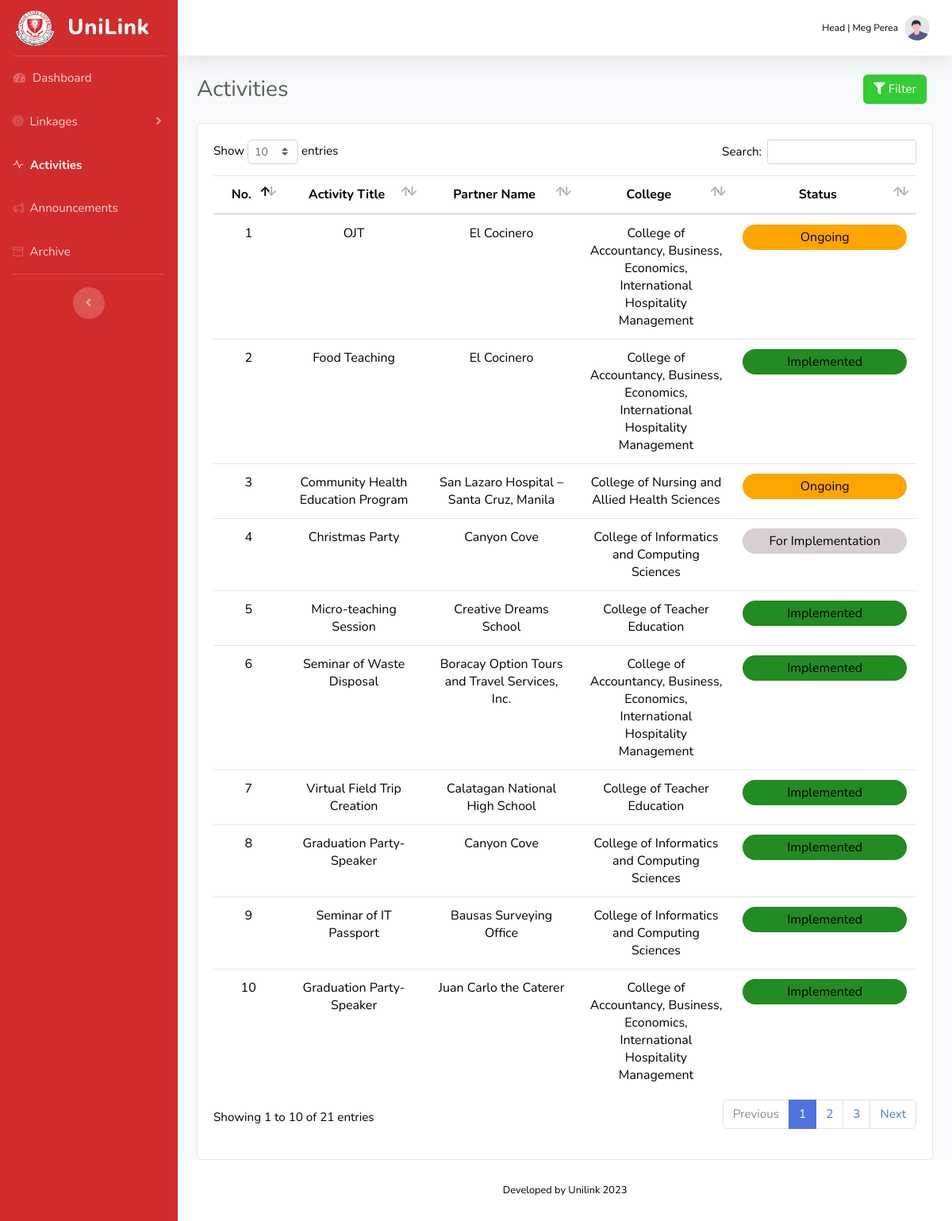
/HEAD/activities.php (signed in), run on the app's committed database.
### tables this page shows
CREATE TABLE `users` (
  `id` int(11) NOT NULL,
  `title` varchar(100) NOT NULL,
  `first_name` varchar(100) NOT NULL,
  `mid_name` varchar(100) NOT NULL,
  `last_name` varchar(100) NOT NULL,
  `sex` varchar(25) NOT NULL,
  `email` varchar(100) NOT NULL,
  `campus` varchar(255) NOT NULL,
  `college_abbrev` varchar(255) NOT NULL,
  `pass` varchar(255) NOT NULL,
  `privelege` varchar(25) NOT NULL,
  `profile_pic` varchar(200) DEFAULT NULL
);

CREATE TABLE `activityform` (
  `id` varchar(255) NOT NULL DEFAULT uuid(),
  `activity_title` varchar(255) DEFAULT NULL,
  `campus` varchar(255) DEFAULT NULL,
  `college` varchar(100) DEFAULT NULL,
  `program` varchar(100) DEFAULT NULL,
  `partner_type` varchar(100) DEFAULT NULL,
  `partner` varchar(100) DEFAULT NULL,
  `start_date` date DEFAULT NULL,
  `end_date` date DEFAULT NULL,
  `rationale` mediumtext DEFAULT NULL,
  `objective` mediumtext DEFAULT NULL,
  `budget` varchar(100) DEFAULT NULL
);

### HEAD/activities.php (the view, shortened to what this page needs)
<html lang="en">
  <head>
    <link href="vendor/fontawesome-free/css/all.min.css" rel="stylesheet" type="text/css">
    <link rel="stylesheet" href="https://cdn.jsdelivr.net/npm/bootstrap-icons@1.11.0/font/bootstrap-icons.css">
    <link href="css/sb-admin-2.min.css" rel="stylesheet">
    <link href="vendor/datatables/dataTables.bootstrap4.min.css" rel="stylesheet">
  </head>
  <body id="page-top">
    <div id="wrapper">
      <ul class="navbar-nav bg-gradient-primary sidebar sidebar-dark accordion" id="accordionSidebar">
        <a class="sidebar-brand d-flex align-items-center justify-content-center" href="index.php">
          <img src="../imgs/BSU.png" width="50" height="45">
          <div class="sidebar-brand-text mx-3">UniLink</div>
        </a>
        <hr class="sidebar-divider my-0">
        <li class="nav-item">
          <a class="nav-link" href="index.php">
            <i class="fas fa-fw fa-tachometer-alt"></i>
            <span>Dashboard</span>
          </a>
        </li>
        <li class="nav-item">
                <a class="nav-link collapsed" href="#" data-toggle="collapse" data-target="#collapseTwo"
                    aria-expanded="true" aria-controls="collapseTwo">
                    <i class="bi bi-bullseye"></i>
                    <span>Linkages</span>
                </a>
        </li>
        <li class="nav-item active">
          <a class="nav-link" href="activities.php">
            <i class="bi bi-activity"></i>
            <span>Activities</span>
          </a>
        </li>
        <li class="nav-item">
          <a class="nav-link" href="announcement_table.php">
            <i class="bi bi-megaphone"></i>
            <span>Announcements</span>
          </a>
        </li>
        <li class="nav-item">
          <a class="nav-link" href="docu_repo.php">
            <i class="bi bi-archive"></i>
            <span>Archive</span>
          </a>
        </li>
        <hr class="sidebar-divider">
        <div class="text-center d-none d-md-inline">
          <button class="rounded-circle border-0" id="sidebarToggle"></button>
        </div>
      </ul>
      <div id="content-wrapper" class="d-flex flex-column">
        <div id="content">
          <nav class="navbar navbar-expand navbar-light bg-white topbar mb-4 static-top shadow">
            <ul class="navbar-nav ml-auto">
              <li class="nav-item dropdown no-arrow">
                <a class="nav-link dropdown-toggle" href="#" id="userDropdown" role="button" data-toggle="dropdown" aria-haspopup="true" aria-expanded="false">
                  <?php
                      $id = $_SESSION['id'];
                      include '../db.php';
                      $sql = "SELECT * FROM `users` WHERE `id` = '$id'";
                      $result = $conn->query($sql);
                      $row = $result->fetch_assoc();
                  ?>
                    <span class="mr-2 d-none d-lg-inline custom-text-black">Head | <?=$row['first_name']." ".$row['last_name']?></span>
                  <img class="img-profile rounded-circle" src="../imgs/<?php if($row['profile_pic'] == '') {echo "#";} else {echo $row['profile_pic'];}?>">
                </a>
              </li>
            </ul>
          </nav>
          <div class="container-fluid">
                    <div class="d-flex justify-content-between align-items-center mb-4">
                        <h3 class="h3 mb-0 text-gray-800">Activities</h3>
                        <div class="d-flex">
                              <?php
                                $sql = "SELECT * FROM `college`";
                              ?>
            <button class="btn btn-primary rounded-fill mr-2" data-toggle="modal" data-target="#filterModal">
             <i class="fas fa-filter"></i> Filter
            </button>
                        </div>
                    </div>
                    <div class="card">
                        <div class="card-body">
                            <div class="table">
                             <table id="activitiesTable" style="width: 100%;" class="display" data-ordering="true" data-paging="true" data-searching="true">
                                <thead style='text-align: center;'>
                                    <tr>
                                        <th >No.</th>
                                        <th style="width: 20%">Activity Title</th>
                                        <th style="width: 22%;">Partner Name</th>
                                        <th style="width: 22%;">College</th>
                                        <th>Status</th>
                                    </tr>
                                </thead>
                                <tbody id="load-table">
                                    <?php
                                    if(isset($_GET['college'])) {
                                      $college = $_GET['college'];
                                      $sql = "SELECT * FROM `activityform` WHERE college = '$college'";
                                    } else {
                                      $sql = "SELECT * FROM `activityform`";
                                    }
                                    $result = $conn->query($sql);
                                    if ($result->num_rows > 0) {
                                        $i = 1;
                                        while ($row = $result->fetch_assoc()) {
                                            $status = '';
                                            $start_date = strtotime($row['start_date']);
                                            $end_date = strtotime($row['end_date']);
                                            $today = strtotime(date('Y-m-d'));
                                            if ($start_date > $today) {
                                                $status = 'For Implementation';
                                                $textColor = '#d7d0d0';
                                            } elseif ($start_date <= $today && $end_date > $today) {
                                                $status = 'Ongoing';
                                                $textColor = 'orange';
                                            } elseif ($end_date <= $today) {
                                                $status = 'Implemented';
                                                $textColor = '#228B22';
                                            }
                                            echo "<tr>";
                                            echo "<td style='text-align: center;'>" . $i . "</td>";
                                            echo "<td style='text-align: center;'>" . $row["activity_title"] . "</td>";
                                            echo "<td style='text-align: center;'>" . $row["partner"] . "</td>";
                                            echo "<td style='text-align: center;'>" . $row["college"] . "</td>";
                                            echo '<td style="text-align: center;"><div style="background-color: '.$textColor.'; color: #000000; padding: 5px; border-radius: 45px;">' . $status . '</div></td>';
                                            echo "</tr>";
                                            $i++;
                                        }
                                    } else {
                                        echo "No data found";
                                    }
                                    ?>
                                </tbody>
                            </table>
                        </div>
                    </div>
                    </div>
                  </div>
        </div>
        <footer class="sticky-footer bg-white">
          <div class="container my-auto">
            <div class="copyright text-center my-auto">
              <span>Developed by Unilink 2023</span>
            </div>
          </div>
        </footer>
      </div>
      </div>
  </body>
</html>

### HEAD/activities.php (style rules this page uses)
.custom-text-black { color: black; font-size: 12; }

### data on the page
users: first_name "Meg", last_name "Perea", profile_pic (picture)
activityform: activity_title "OJT", partner "El Cocinero", college "College of Accountancy, Business, Economics, International Hospitality Management", status "Ongoing"
activityform: activity_title "Food Teaching", partner "El Cocinero", college "College of Accountancy, Business, Economics, International Hospitality Management", status "Implemented"
activityform: activity_title "Community Health Education Program", partner "San Lazaro Hospital – Santa Cruz, Manila", college "College of Nursing and Allied Health Sciences", status "Ongoing"
activityform: activity_title "Christmas Party", partner "Canyon Cove", college "College of Informatics and Computing Sciences", start_date "For Implementation"
activityform: activity_title "Micro-teaching Session", partner "Creative Dreams School", college "College of Teacher Education", status "Implemented"
activityform: activity_title "Seminar of Waste Disposal", partner "Boracay Option Tours and Travel Services, Inc.", college "College of Accountancy, Business, Economics, International Hospitality Management", status "Implemented"
activityform: activity_title "Virtual Field Trip Creation", partner "Calatagan National High School", college "College of Teacher Education", status "Implemented"
activityform: activity_title "Graduation Party-Speaker", partner "Canyon Cove", college "College of Informatics and Computing Sciences", status "Implemented"
activityform: activity_title "Seminar of IT Passport", partner "Bausas Surveying Office", college "College of Informatics and Computing Sciences", status "Implemented"
activityform: activity_title "Graduation Party-Speaker", partner "Juan Carlo the Caterer", college "College of Accountancy, Business, Economics, International Hospitality Management", status "Implemented"
